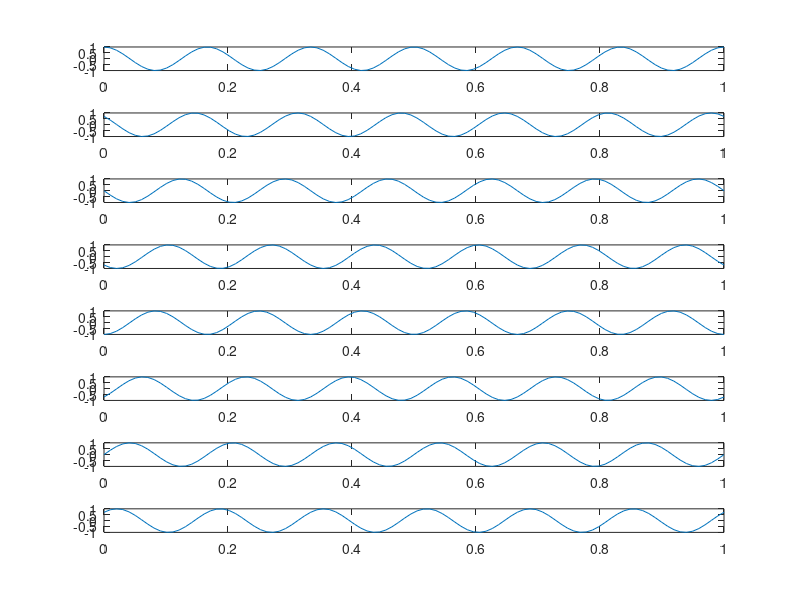

This figure's MATLAB source:
% MATLAB script for Illustrative Problem 7.2.
clear
echo on
T=1;	
M=8;
Es=T/2;			
fc=6/T;					% carrier frequency
N=100;					% number of samples
delta_T=T/(N-1);				
t=0:delta_T:T;
u0=sqrt(2*Es/T)*cos(2*pi*fc*t);
u1=sqrt(2*Es/T)*cos(2*pi*fc*t+2*pi/M);
u2=sqrt(2*Es/T)*cos(2*pi*fc*t+4*pi/M);
u3=sqrt(2*Es/T)*cos(2*pi*fc*t+6*pi/M);
u4=sqrt(2*Es/T)*cos(2*pi*fc*t+8*pi/M);
u5=sqrt(2*Es/T)*cos(2*pi*fc*t+10*pi/M);
u6=sqrt(2*Es/T)*cos(2*pi*fc*t+12*pi/M);
u7=sqrt(2*Es/T)*cos(2*pi*fc*t+14*pi/M);
% plotting commands follow
subplot(8,1,1);
plot(t,u0);
subplot(8,1,2);
plot(t,u1);
subplot(8,1,3);
plot(t,u2);
subplot(8,1,4);
plot(t,u3);
subplot(8,1,5);
plot(t,u4);
subplot(8,1,6);
plot(t,u5);
subplot(8,1,7);
plot(t,u6);
subplot(8,1,8);
plot(t,u7);